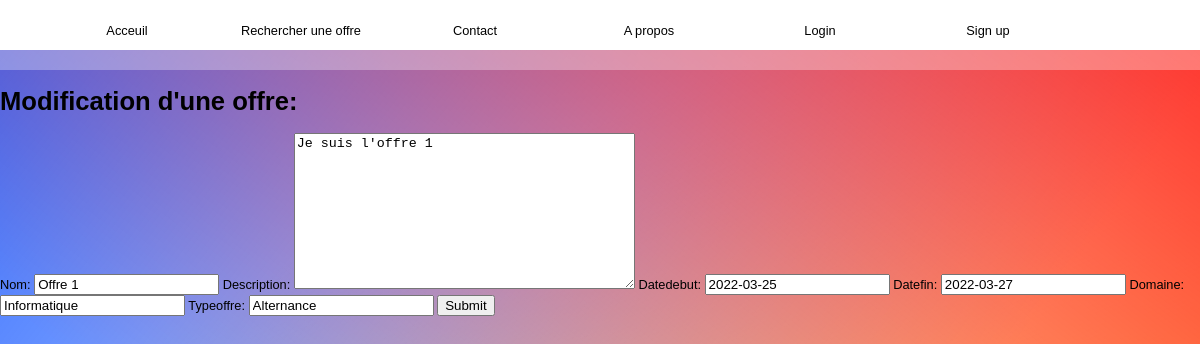
Screenshot of /account/modifierOffre/1/ with the database file from the repository.
### registration/models.py (models this page shows, shortened)
class offreStage(models.Model):
    nom = models.CharField(max_length=100)
    description = models.TextField(null=True)
    datedebut = models.DateField(blank=True, null=True)
    datefin = models.DateField(blank=True, null=True)
    typeoffre = models.CharField(max_length=150, null=True)
    domaine = models.CharField(max_length=100, blank=True)
    auteur = models.ForeignKey(User, on_delete=models.CASCADE, related_name="offrestage", null=True)
    is_archived = models.BooleanField(default=False)

### registration/views.py (the view)
# urls.py: path('modifierOffre/<str:pk>/', views.modifierOffre, name="modifierOffre"),
def modifierOffre(request, pk):
    myoffre = offreStage.objects.get(id=pk)
    form = offreStageForm(instance=myoffre)
    if request.method == 'POST':
        form = offreStageForm(request.POST, instance=myoffre)
        if form.is_valid():
           form.save()
        return redirect('mesoffres')
    return render(request, 'registration/modifierOffre.html', {'form':form})

### registration/forms.py
class offreStageForm(ModelForm):
    class Meta:
        model = offreStage
        fields = ['nom','description','datedebut','datefin','domaine','typeoffre']

### registration/templates/registration/modifierOffre.html (shortened to what this page needs)
{% extends 'main/base.html' %}
{% block content %}
    <h1>Modification d'une offre: {{ user.username }}</h1>
    <form action="" method="POST">
        {{form}}
        <input type="submit" name="submit">
    </form>
{% endblock %}

### static/css/main.css (style rules this page uses)
html { width: 100%; height: 100%; }
body { width: 100%; height: 100%; margin: 10px 0 ; padding: 0 ; text-align:left; font: 0.8em "Trebuchet MS", helvetica, sans-serif ; background: linear-gradient(217deg, rgba(255,0,0,.8), rgba(255,0,0,0) 70.71%), linear-gradient(127deg, rgba(0, 72, 255, 0.8), rgba(0,255,0,0) 70.71%), linear-gradient(336deg, rgba(255, 213, 0, 0.8), rgba(0,0,255,0) 70.71%); }

### rows the page displays
offreStage: nom "Offre 1", description "Je suis l'offre 1", datedebut "2022-03-25", datefin "2022-03-27", domaine "Informatique", typeoffre "Alternance"
